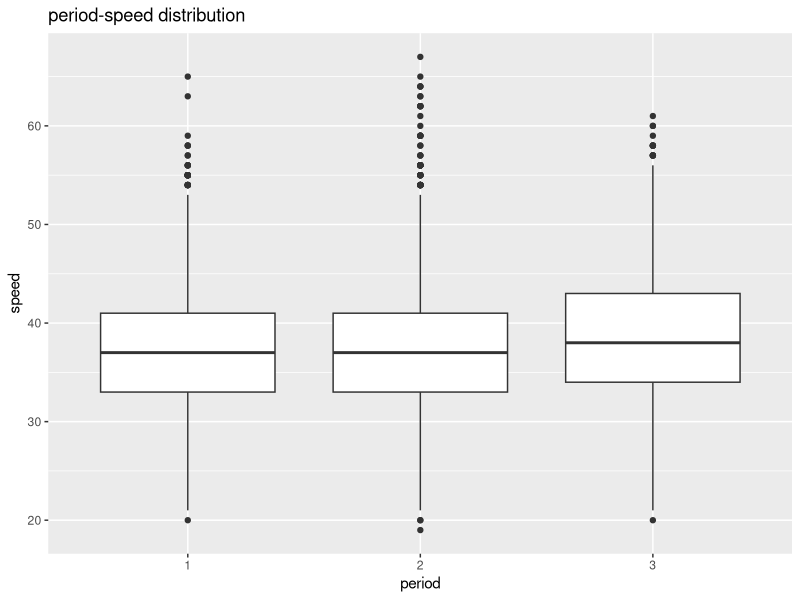
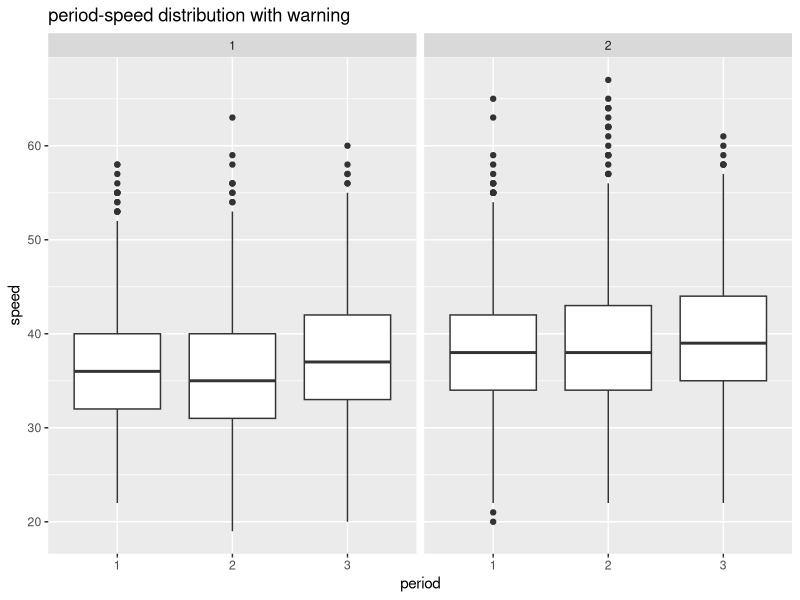

These charts were generated, in order, by the following R code: (Note: this script raises an error after producing the figures.)
### Stats with R Exercise sheet 7

##########################
#Week 8: ANOVA
##########################


## This exercise sheet contains the exercises that you will need to complete and 
## submit by 23:55 on Sunday, December 9. Write the code below the questions. 
## If you need to provide a written answer, comment this out using a hashtag (#). 
## Submit your homework via moodle.
## You are allowed to work together in group up to three students, but everybody 
## needs to submit the group version of the homework via moodle.
## You need to provide a serious attempt to each exercise in order to have
## the assignment graded as complete. 

## Please write below your (and your teammates) name, matriculation number. 
## Name: Safura Isayeva, Hui-Syuan Yeh, Divyanshu Bhardwaj
## Matriculation number: 2567632, 2571618, 2571652

## Change the name of the file by adding your matriculation numbers
## (exercise0N_firstID_secondID_thirdID.R)

###########################################################################################



#######################
### PART 1: Preparation
#######################

library(boot)
library(ggplot2)
library(reshape)

# This time we will be working with the "amis" data frame (package 'boot') that has 
# 8437 rows and 4 columns.

# In a study into the effect that warning signs have on speeding patterns, Cambridgeshire
# County Council considered 14 pairs of locations. The locations were paired to account 
# for factors such as traffic, volume and type of road. One site in each pair had a sign 
# erected warning of the dangers of speeding and asking drivers to slow down. No action 
# was taken at the second site. Three sets of measurements were taken at each site. 
# Each set of measurements was nominally of the speeds of 100 cars but not all sites 
# have exactly 100 measurements. These speed measurements were taken before the erection 
# of the sign, shortly after the erection of the sign, and again after the sign had been 
# in place for some time.

# 1. For the further reference please use ?amis. It may take some time to understand the dataset. 
?amis
# speed
# warning: 1 sign presense, 2 not
# period: 1-3 the reading is taken before, immediately after and after some time of the sign
# pair: 1-14 locations

# 2. Load the dataset and briefly inspect it. 
# Feel free to make some plots, calculate some statistics in order to understand the data.
data(amis)
str(amis)

mean(amis$speed[amis$warning == 1])
mean(amis$speed[amis$warning == 2])

sd(amis$speed[amis$warning == 1])
sd(amis$speed[amis$warning == 2])

# 3. All our columns have numeric type. Convert the categorial columns to factors.
amis$warning <- as.factor(amis$warning)
amis$period <- as.factor(amis$period) 
amis$pair <- as.factor(amis$pair)

# 4. Build a boxplot for the distribution of `speed` for each of `period` values 
# (before, immediately after and after some time). Build 2 plots side by side
# depending on the `warning` variable.
# (for all plots here and below please use ggplot)

ggplot(amis, aes(x = period, y = speed))+
  geom_boxplot()+
  ggtitle("period-speed distribution")

ggplot(amis, aes(x = period, y = speed))+
  geom_boxplot()+
  ggtitle("period-speed distribution with warning")+
  facet_wrap(~warning, nrow=1) 


# 5. What can you conclude according this plot? What can you say about people behaviour in
# different periods: before, immediately after and after some time?

#People seeing the warning sign do lower the speed comparing to the no-warning group, 
#especially immediately after(period==2) the erected sign. 


# 6. What are your ideas about why the data with warning==2 (which correspond to the
# measurements in different times on sites where no sign was erected) was collected?

#Data with warning==2 serves as a control group to observe what is the effect of warning sign on drivers


#######################
### PART 2: 1-way ANOVA
#######################

#1. First let's create a new data frame which will be used for all PART 2.
# For 1-way ANOVA we will be working with the subset of `amis` where the 
# warning sign was erected, which corresponds to warning==1, therefore first
# subset your data to filter out warning==2 and then apply cast() to average
# speed over each "pair" and "period. Assign this new data frame to the variable casted_data.
casted_data <- cast(subset(data, warning ==1), pair+ period~. ,mean, value.var = 'speed')
colnames(casted_data)[3] <- c('avg_speed') 


# 2. Build a boxplot of the average speed depending on period
ggplot(data = casted_data, aes(x = period, y = avg_speed))+
  geom_boxplot()


# 3. Is there a difference between the periods?
# The average speed decreases at the start in the first period, but it gradually smoothens 
#  out as time progresses. The median is higher during the later period.

# 4. Now, let's check each ANOVA assumptions and whether they are violated or not and why.

# a) Independence assumption
# (you need to figure out the best way to do it and give a detailed justified answer)
	
	t.test(casted_data$avg_speed, casted_data$period)
#	As the p value < 0.05, the two means are independent.

# b) Normality of residuals
# (you need to figure out the best way to do it and give a detailed justified answer)

	shapiro.test(casted_data$avg_speed)
#	As the p value > 0.05, the residual (average speed) is normal.

# c) Homogeneity of variance of residuals
# (you need to figure out the best way to do it and give a detailed justified answer)

	leveneTest(avg_speed~period, data = casted_data)
#	As the p value > 0.05, the residual's (average speed)  variance is homogenous.


# 5.Now we are ready to perform 1-way ANOVA: please use the function aov() on the speed
# depending on the period,report p-value and interpret the result in details
summary(aov(data = casted_data, formula = avg_speed~period))
# Here p value = 0.405.  As the p value > 0.05, there is no significanct difference between the two groups.

# 6. Please do a pairwise t-test with pairwise.t.test()
pairwise.t.test(casted_data$avg_speed, casted_data$period, p.adjust.method = 'none')

# 7. Report pair-wise p-values and interpret the result in details


# As the p value > 0.05, no significance between the two groups can be reported.

# 8. Try to use no adjustment for pairwise testing and then Bonferroni correction.
# Does the result change?

pairwise.t.test(casted_data$avg_speed, casted_data$period, p.adjust.method = 'bonferroni')

# This changes the values((3 times) but has no impact on the result.


#######################
### PART 3: 2-way ANOVA
#######################
# Now we want to analyze the influence of 2 categorial variables (period and warning) on the speed.
# So let's turn back to our initial dataset amis (not its subset with warning==1)
# First, we need to again average the speed over each `pair`, `warning` and `period`.
amis_cast2 <-dcast(amis_data, period+pair+warning~"ave_speed",mean, value.var = "speed")


# Calculate the mean for each of 6 pairs of `period` and `warning`
mean11 <-mean(subset(amis_cast2, period ==1 & warning ==1)$ave_speed)
mean12 <-mean(subset(amis_cast2, period ==1 & warning ==2)$ave_speed)
mean21 <-mean(subset(amis_cast2, period ==2 & warning ==1)$ave_speed)
mean22 <-mean(subset(amis_cast2, period ==2 & warning ==2)$ave_speed)
mean31 <-mean(subset(amis_cast2, period ==3 & warning ==1)$ave_speed)
mean32 <-mean(subset(amis_cast2, period ==3 & warning ==2)$ave_speed)
# Do you think there is a significant difference in some of the groups?
##Visually there isn't a significant difference seen between the groups

# Now apply 2-way ANOVA: please use the function aov() on the speed depending on the period and warning
# report p-value and interpret the result in details
aov_2way <- aov(ave_speed~period+warning, data = amis_cast2)
anova(aov_2way)
## p value for period = .329105
## p value for warning = .004531
## It shows that the Null hypothesis for the period is not rejected, while for the warning it is too small and 
## under the threshold.
##In the interaction plot we can see that period and warning both have effects on the ave_speed.
interaction.plot(amis_cast2$period,amis_cast2$warning, amis_cast2$ave_speed)


# What do you conclude about the behaviour of drivers based on the 2-way ANOVA?
## when the signs are new, it has a dramatic effect on the ave_speed, while the roads without
##  the signs show the increase in ave_speed in perio = 2. 
